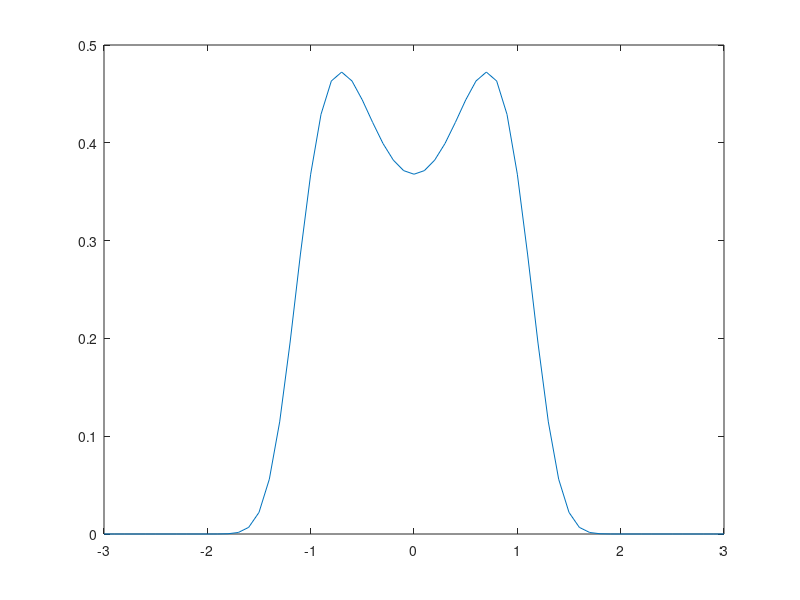

Write MATLAB code to recreate this figure.
% Plotting a meshgrid, examining contours and finding function height values
% which aren't zero, but using the fzero() function
% My favorite linux command used to be "grep"
% but now it's "rm -rf matlabroot"

x = -3:.1:3;
y = -3:.1:3;

[X,Y] = meshgrid(x,y);

%func = @(x,y) x.*exp(-1*(x-(y.^2)).^2 + y.^2)

func = X.*exp(-1*((X-(Y.^2)).^2 + Y.^2));

%See countours on z
z = -.2:.1:.3;
contour(X,Y,func,z)

% see countours on z=.2
contour(X,Y,func,z) % None to be seen

% see along the cross section x=1
% to accomplish this, I can reqrite func changing x to 1
% this plot (as far as I know) doesn't need a meshgrid as it's a 2D slice
func1 = exp(-1*((1-(y.^2)).^2 + y.^2));
plot(y,func1)

% use fzero() to find the value of y s.t. f(x=1,y) = .2
% from the previous cross section, this looks like it's -1 and +1
% can take the function and subtract .2 then find fzero of that
% g = func1 - .2
g = @(y) exp(-1*((1.-(y.^2)).^2 + y.^2)) - .2;
fzero(g,-1) %-1.1946
fzero(g,1) %1.1946

% I feel sorry for people who's first "programming language" is Matlab
% It's tantamount to being robbed of your first kiss
